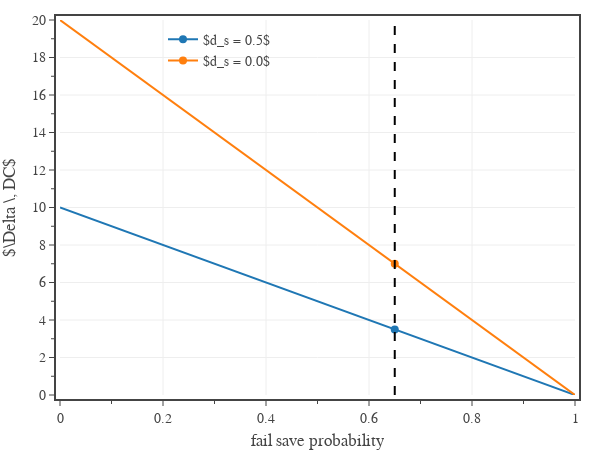

The notebook cell this image was saved under:
### Code cell
# plots the effective increase in DC from automatically failing as a function of your chance to fail the save.

# create figure
fig = go.Figure(
    layout=go.Layout(
        template=tfb.FIG_TEMPLATE,
        xaxis=dict(
            title_text='fail save probability',
            range=[0.0, 1.0],
            tick0=0, dtick=0.2,
            minor=dict(tick0=0, dtick=0.1),
        ),
        yaxis=dict(
            title_text='$\Delta \, DC$',
            range=[0, 20],
            tick0=0, dtick=2.0,
            minor=dict(tick0=0, dtick=1.0),
        ),
        legend=dict(
            yanchor='top',  y=0.99,
            xanchor='left', x=0.2,
            orientation='h',
            tracegroupgap=0,
            bgcolor='rgba(0,0,0,0)',
            itemclick=False, 
            itemdoubleclick=False,
            entrywidthmode='fraction',
            entrywidth=0.51,
        )
    )
)

# plot data
ds = 0.5
pf_norm = 0.65
pf = np.linspace(0.0, 1.00, 21)
for ds in [0.5, 0.0]:
    fig.add_trace(go.Scatter(
        x=pf, 
        y=20*(1 - save_damage(pf, ds)),
        mode='lines+markers', 
        marker=dict(size=8),
        unselected=dict(marker=dict(opacity=0.0, size=0)),
        selectedpoints=[13],
        name=f'$d_s = {ds:.1f}$',
        hovertemplate=
                'probability %{x:.2f}<br>'+
                'delta DC %{y:.2f}'+
                '<extra></extra>'
    ))


fig.add_trace(go.Scatter(
    x=2*[pf_norm], 
    y=[0,20],
    mode='lines', 
    line=dict(color='black', dash='dash'),
    showlegend=False,
    hoverinfo='skip',
))

# show figure
fig.update_layout(width=600, height=450)
fig.show(config=tfb.FIG_CONFIG)

# save figures
if SAVEFIGS:
    fig.update_layout(autosize=True, width=None, height=None)
    #tfb.save_fig_html(fig, format='large', name=f'./fig-delta-dc-autofail-large')
    #tfb.save_fig_html(fig, format='small', name=f'./fig-delta-dc-autofail-small')

### Figure 1 — Plotly figure (JSON) as saved in the notebook; plotly's stock layout.template omitted (floating-point values rounded to 4 significant figures)
{"data": [{"hovertemplate": "probability %{x:.2f}<br>delta DC %{y:.2f}<extra></extra>", "marker": {"size": 8}, "mode": "lines+markers", "name": "$d_s = 0.5$", "selectedpoints": [13], "type": "scatter", "unselected": {"marker": {"opacity": 0, "size": 0}}, "x": [0, 0.05, 0.1, 0.15, 0.2, 0.25, 0.3, 0.35, 0.4, 0.45, 0.5, 0.55, 0.6, 0.65, 0.7, 0.75, 0.8, 0.85, 0.9, 0.95, 1], "y": [10, 9.5, 9, 8.5, 8, 7.5, 7, 6.5, 6.0, 5.5, 5, 4.5, 4.0, 3.5, 3.0, 2.5, 2.0, 1.5, 1.0, 0.5, 0]}, {"hovertemplate": "probability %{x:.2f}<br>delta DC %{y:.2f}<extra></extra>", "marker": {"size": 8}, "mode": "lines+markers", "name": "$d_s = 0.0$", "selectedpoints": [13], "type": "scatter", "unselected": {"marker": {"opacity": 0, "size": 0}}, "x": [0, 0.05, 0.1, 0.15, 0.2, 0.25, 0.3, 0.35, 0.4, 0.45, 0.5, 0.55, 0.6, 0.65, 0.7, 0.75, 0.8, 0.85, 0.9, 0.95, 1], "y": [20, 19, 18, 17, 16, 15, 14, 13.0, 12, 11, 10, 9, 8.0, 7, 6.0, 5, 4.0, 3.0, 2.0, 1.0, 0]}, {"hoverinfo": "skip", "line": {"color": "black", "dash": "dash"}, "mode": "lines", "showlegend": false, "type": "scatter", "x": [0.65, 0.65], "y": [0, 20]}], "layout": {"height": 450, "legend": {"bgcolor": "rgba(0,0,0,0)", "entrywidth": 0.51, "entrywidthmode": "fraction", "itemclick": false, "itemdoubleclick": false, "orientation": "h", "tracegroupgap": 0, "x": 0.2, "xanchor": "left", "y": 0.99, "yanchor": "top"}, "width": 600, "xaxis": {"dtick": 0.2, "minor": {"dtick": 0.1, "tick0": 0}, "range": [0, 1], "tick0": 0, "title": {"text": "fail save probability"}}, "yaxis": {"dtick": 2, "minor": {"dtick": 1, "tick0": 0}, "range": [0, 20], "tick0": 0, "title": {"text": "$\\Delta \\, DC$"}}}}
